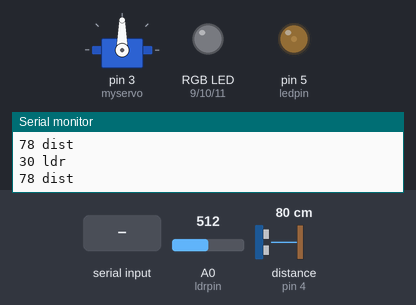
Bench run of a sketch on a simulated Arduino Uno, built with avr-gcc and run on an emulated ATmega328P. Shown: servo, an RGB LED mixed from three pins (HIGH = lit), output pins drawn as LEDs (lit = HIGH), the last lines printed to the serial monitor. Wiring (inferred from the names in the program): ultrasonic range finder: trigger pin 2; echo pin 4. Dashed ring = blinking. Inputs (shaded band) come from the test bench; at power-on: distance to the obstacle (sensor on pin 4) 80 cm, A0 (ldrpin) = 512. The echo pulse lasts 58.3 µs per cm; pins used as bus, display or sensor lines are not drawn.

Above: at 1.2 s.
1.3 s: byte 200 (200) received over Serial
At 1.98 s:
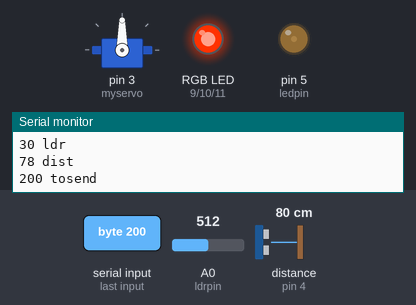
4.3 s: distance to the obstacle (sensor on pin 4) set to 23 cm
7.3 s: distance to the obstacle (sensor on pin 4) set to 19 cm
At 8.65 s:
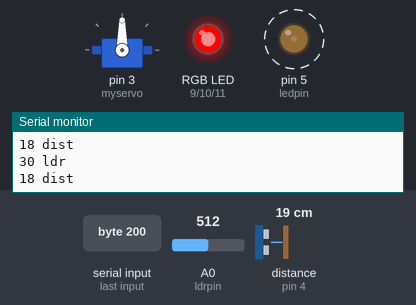
10.3 s: "1" received over Serial
At 11.78 s:
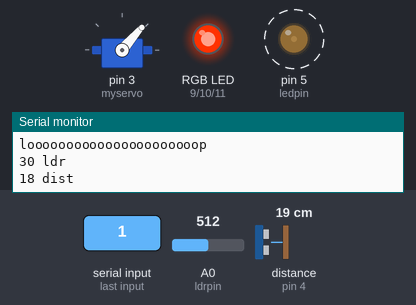
13.3 s: A0 (ldrpin) set to 170
16.3 s: byte 201 (201) received over Serial
At 16.5 s:
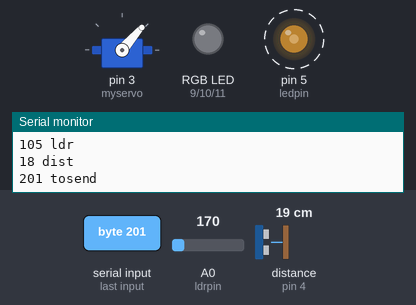
Timing chart, 0 to 20.3 s (numbered marks = the images above; inputs shaded):
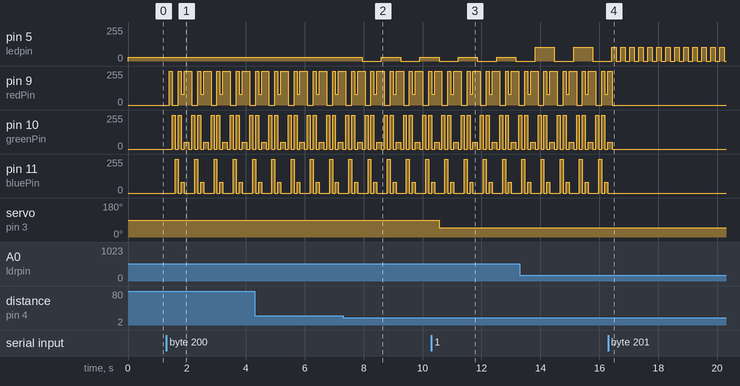

The sketch:

Final.ino
```cpp
//PROGRAM MADE BY:
//	-ANIKET PRADHAN
//	-AAYUSH GUPTA
//	-ARAV MALIK
//	-SAI SANTOSH
//
//THE PROGRAM IS MADE FOR THE IED MINI PROJECT, I.E. THE SMART LAMP.
//IT USES VARIOUS SENSORS AND MOTORS FOR ITS WORKING.
//TO LOOK AT THE PROJECT FILES, HERE'S THE LINK: XXXXXXXXXXX

//HEADER FILES
#include <Servo.h>

//PIN INFO
//LED -> 5 PWM
//LDR -> A0 Analog Input
//SERVO -> 3 PWM
//DC MOTOR -> 6 PWM
//RED -> 9 PWM
//BLUE -> 11 PWM
//GREEN -> 10 PWM

//GLOBAL VARIABLES
const int dc_a = 8;
const int dc_b = 7;
const int dcMotorPin = 6;
int ledpin = 5;
int redPin = 9; //IT HAS TO BE A PWM
int greenPin = 10;
int bluePin = 11;
int ldrpin = A0;
int value = 0;
int rgb_global=0;
Servo myservo;
int t=0;
int trigPin = 2;
int echoPin = 4;
//int bluetoothTx = 1;
//int ledPin = 13;
//int bluetoothRx = 0;
//SoftwareSerial bluetooth(bluetoothTx, bluetoothRx);

//SETUP CODE
void setup() {
 	myservo.attach(3);
	Serial.begin(9600);
	pinMode(ledpin,OUTPUT);
	pinMode(echoPin,INPUT);    //Echo
	pinMode(trigPin,OUTPUT);    //Trigger
	digitalWrite(ledpin,LOW);
	digitalWrite(trigPin,LOW);
	pinMode(redPin, OUTPUT);
	pinMode(greenPin, OUTPUT);
	pinMode(bluePin, OUTPUT);
  pinMode(dc_a,OUTPUT);
  pinMode(dc_b,OUTPUT);
  setColor(0, 0, 0);
  digitalWrite(dc_a,LOW);
  digitalWrite(dc_b,LOW);
//	pinMode(ledPin, OUTPUT);
//	bluetooth.begin(9600);
}

//LOOPING CODE
void loop() {
//   analogWrite(dcM/otorPin,50); // DC motor speed control
      //Add code for LDR
      value = analogRead(ldrpin);
      value = constrain(value,0,255);
      value = map(value,0,255,255,30);
      Serial.print(value);
      Serial.println(" ldr");
//      analogWrite(ledpin, value);
      //delay(30);
   //Add code for Switch
     int time2,tim;
      digitalWrite(trigPin,HIGH);
      delayMicroseconds(100);
      digitalWrite(trigPin,LOW);
      time2 = pulseIn(echoPin,HIGH);
      tim = time2/2;
      int dist = 0.034*tim;
      Serial.print(dist);
      Serial.println(" dist");
      if (dist<20 && dist>0){
        if (t==1){
//        digitalWrite(ledpin,HIGH);
          analogWrite(ledpin, value);
        t=0;
        }
      else{
//        digitalWrite(ledpin,LOW);
          analogWrite(ledpin,0);
        t=1;
        }
      }
      if (t==0){
        analogWrite(ledpin,value);
      }

	if(Serial.available() > 0){
		int toSend = Serial.read();
    Serial.print(toSend);
    Serial.println(" tosend");
		if(toSend == 200) {
			//Add code for varying RGB lights
//			setColor(1, 0, 0);  // red lowest brightness
//			delay(1000);
//			setColor(50, 0, 0);  // red
//			delay(1000);
//			setColor(140, 0, 0);  // red
//			delay(1000);
//      while(toSend != 200){
//        toSend = Serial.read();
        rgb_global = 1;}
     else if (toSend == 201){
      rgb_global = 0;
     }
//  			setColor(255, 0, 0);  // red
//        delay(100);
//        setColor(0, 255, 0);  // green
//        delay(100);
//        setColor(0, 0, 255);  // blue
//        delay(100);
//        setColor(255, 255, 0);  // yellow
//        delay(100);
//        setColor(80, 0, 80);  // purple
//        delay(100);
//        setColor(255, 50, 0);  // Orange
//        delay(100);
//		  }

		else {


			setColor(0, 0, 0);

			//Writes to DC Motor
			if(toSend == 190){
				//Move dc motor UP, rotate motor clockwise.
       digitalWrite(dc_a,HIGH); // Moving the motor
       digitalWrite(dc_b,LOW);
       delay(200);
       digitalWrite(dc_a,LOW); // Reseting the motor
       digitalWrite(dc_b,LOW);
			}
			if(toSend == 195){
				//Move dc motor down, rotate motor anticlockwise
        digitalWrite(dc_a,LOW);
        digitalWrite(dc_b,HIGH);
        delay(1000);
        digitalWrite(dc_a,LOW);
        digitalWrite(dc_b,LOW);
			}
//			if(toSend == 192){
//				Move dc motor to default location
//			}

			//Writes to servo
			//Serial.print(toSend);
			//Serial.print("\n");
     if(toSend >= 0 && toSend < 180) {
        Serial.println("loooooooooooooooooooooop");
			  myservo.write(toSend);
      }
	  }
  }
  if (rgb_global==1){
        setColor(255, 0, 0);  // red
        delay(100);
        setColor(0, 255, 0);  // green
        delay(100);
        setColor(0, 0, 255);  // blue
        delay(100);
        setColor(255, 255, 0);  // yellow
        delay(100);
        setColor(80, 0, 80);  // purple
        delay(100);
        setColor(255, 50, 0);  // Orange
  }
  else{
    setColor(0,0,0);
  }
			delay(150);


}

//Extra Functions
void setColor(int red, int green, int blue)
{
  analogWrite(redPin, red);
  analogWrite(greenPin, green);
  analogWrite(bluePin, blue);
}

//TO-DO
//Test run on arduino
//Play music on app
//Check delay
```

Measured:
- the behaviour switches between 21 and 20 cm on distance to the obstacle (sensor on pin 4) (found by bisection; images 1 and 2)
- after the input at 1.3 s, pin 9 (redPin): 0/255 → 255/255 after 0.11 s, then repeats every 0.66 s: 0/255 0.20 s, 255/255 0.10 s, 80/255 0.10 s, 255/255 0.26 s; pin 10 (greenPin): 0/255 → 255/255 after 0.21 s, then repeats every 0.66 s: 0/255 0.10 s, 255/255 0.10 s, 0/255 0.10 s, 50/255 0.16 s, 0/255 0.10 s, 255/255 0.10 s
- after the input at 7.3 s, pin 5 (ledpin): alternates 30/255 for 0.65 s and 0/255 for 0.65 s, starting after 0.65 s
- after the input at 10.3 s, servo on pin 3 (myservo): 90° → 49° after 0.26 s
- after the input at 16.3 s, pin 5 (ledpin): alternates 105/255 for 0.15 s and 0/255 for 0.15 s, starting after 0.28 s; pin 10 (greenPin): goes on until 16.4 s, then stays 0/255; pin 11 (bluePin): stops changing and stays 0/255
